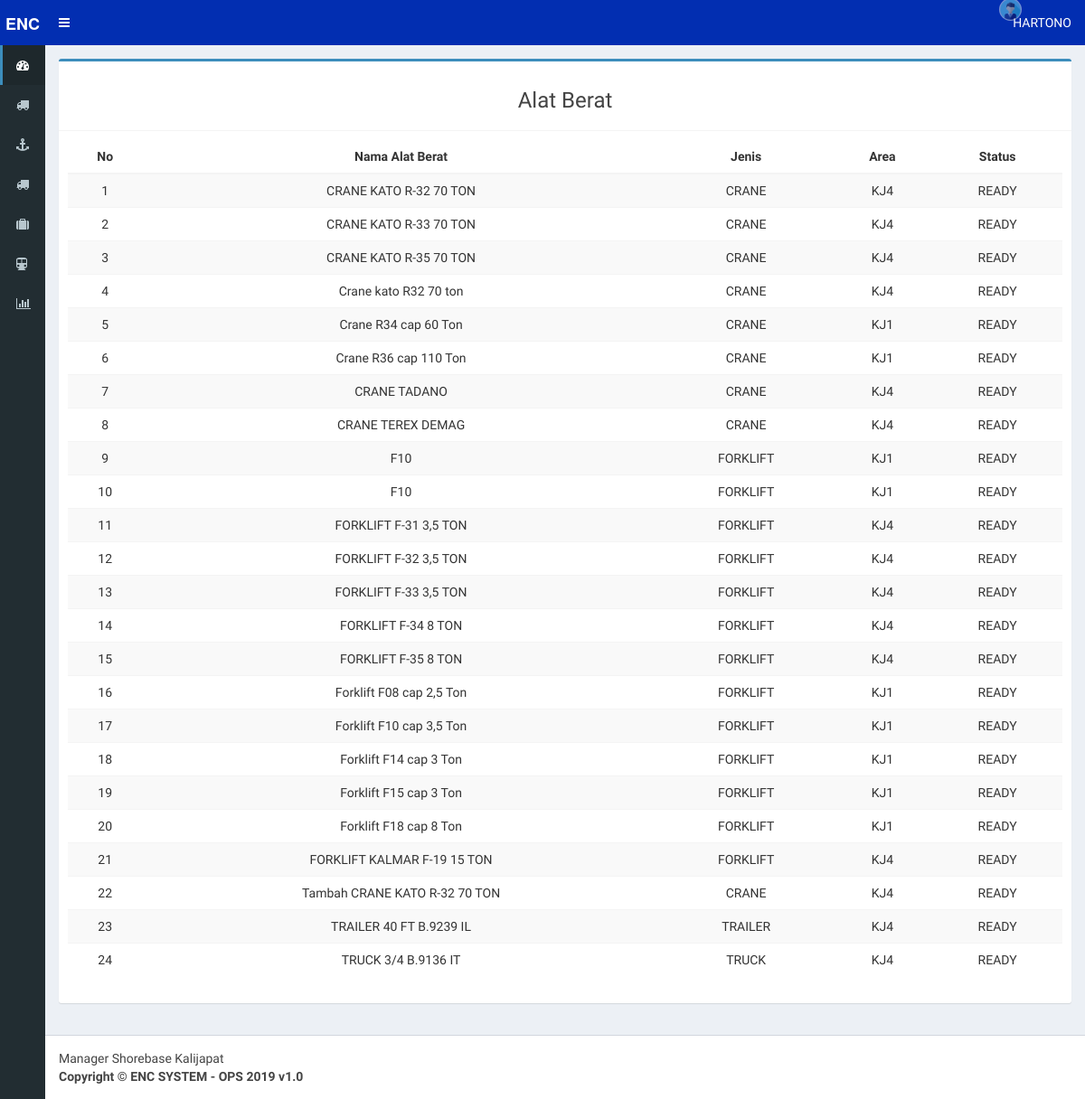
The page /manajer_shorebase/index.php?p=alat_berat (signed in) on the database its author committed.
### tables this page shows
CREATE TABLE `user` (
  `id_user` int(11) NOT NULL AUTO_INCREMENT,
  `username` varchar(20) NOT NULL,
  `password` varchar(255) NOT NULL,
  `nama` varchar(40) NOT NULL,
  `email` varchar(30) NOT NULL,
  `level` enum('unit_pelayanan','admin_gudang','asisten_manajer','manajer_shorebase','admin_ar','mekanik','kasir','pemohon_kas','tax','supervisor','manager_keuangan','direktur') NOT NULL,
  `id_divisi` varchar(15) DEFAULT NULL,
  `manajer` varchar(50) NOT NULL,
  `asmen` varchar(50) DEFAULT NULL,
  `area` varchar(40) NOT NULL,
  PRIMARY KEY (`id_user`)
);

CREATE TABLE `alat_berat` (
  `id_alatberat` int(11) NOT NULL AUTO_INCREMENT,
  `nm_alatberat` varchar(30) NOT NULL,
  `jns_alatberat` varchar(30) NOT NULL,
  `area_alatberat` varchar(20) NOT NULL,
  `status_alatberat` varchar(20) NOT NULL DEFAULT '0',
  PRIMARY KEY (`id_alatberat`)
);

### manajer_shorebase/alat_berat.php (the view, shortened to what this page needs)
<?php
      include "../fungsi/koneksi.php";
	$query = mysqli_query($koneksi, "SELECT * FROM alat_berat ORDER BY nm_alatberat ASC");
?>
<section class="content">
	<div class="row">
		<div class="col-sm-12">
			 <div class="box box-primary">
                <div class="box-header with-border">
                    <h3 class="text-center">Alat Berat</h3>
                </div>
                <div class="box-body">
                	<div class="table-responsive">
                		<table class="table text-center  table table-striped table-hover" id="alat_berat">
                			<thead  >
	                			<tr>
	                				<th>No</th>
	                				<th>Nama Alat Berat</th>
                                    <th>Jenis</th>
                                    <th>Area</th>
                                    <th>Status</th>
	                			</tr>
                			</thead>
                			<tbody>
                				<tr>
                					<?php
                						$no =1 ;
                						if (mysqli_num_rows($query)) {
                							while($row=mysqli_fetch_assoc($query)):
                					 ?>
                						<td> <?= $no; ?> </td>
                						<td> <?= $row['nm_alatberat']; ?> </td>
                                        <td> <?= $row['jns_alatberat']; ?> </td>
                                        <td> <?= $row['area_alatberat']; ?> </td>
                                        <td>
                                        <?php
                                            if ($row['status_alatberat']=="0") {
                                                echo "READY" ;
                                            } else if ($row['status_alatberat']=="1") {
                                                echo "SERVICES" ;
                                            } else if ($row['status_alatberat']=="2") {
                                                echo "REPAIR" ;
                                            } else if ($row['status_alatberat']=="3") {
                                                echo "DOWNTIME" ;
                                            }
                                        ?>
                                        </td>
                				</tr>
                			<?php $no++; endwhile; } ?>
                			</tbody>
                		</table>
                	</div>
                </div>
            </div>
		</div>
	</div>
</section>

### manajer_shorebase/index.php (shortened to what this page needs)
<?php
include "../fungsi/koneksi.php";
$queryNama =  mysqli_query($koneksi, "SELECT nama  from user WHERE username  = '$_SESSION[username]'");
$rowNama = mysqli_fetch_assoc($queryNama);
$Nama = $rowNama['nama'];
?>
<!DOCTYPE html>
<html>
<head>
  <link rel="stylesheet" href="../assets/bootstrap/css/bootstrap.min.css">
  <link href="../assets/bootstrap/css/custom.css" rel="stylesheet">
  <link rel="stylesheet" href="../assets/fa/css/font-awesome.min.css">
  <link rel="stylesheet" href="../assets/dist/css/AdminLTE.min.css">
  <link rel="stylesheet" href="../assets/dist/css/skins/_all-skins.min.css">
  <link rel="stylesheet" href="../assets/plugins/iCheck/flat/blue.css">
  <link rel="stylesheet" href="../assets/plugins/morris/morris.css">
  <link rel="stylesheet" href="../assets/plugins/jvectormap/jquery-jvectormap-1.2.2.css">
  <link rel="stylesheet" href="../assets/plugins/datepicker/datepicker3.css">
  <link rel="stylesheet" href="../assets/plugins/daterangepicker/daterangepicker.css">
  <link rel="stylesheet" href="../assets/plugins/bootstrap-wysihtml5/bootstrap3-wysihtml5.min.css">
  <link rel="stylesheet" href="../assets/plugins/datatables/dataTables.bootstrap.css">
  <link href="https://cdn.jsdelivr.net/npm/select2@4.1.0-beta.1/dist/css/select2.min.css" rel="stylesheet" />
</head>
<body class="hold-transition skin-blue  sidebar-collapse sidebar-mini"">
<div class=" wrapper">
  <header class="main-header">
    <div class="logo">
      <span class="logo-mini"><b>ENC</b></span>
    </div>
    <nav class="navbar navbar-static-top" role="navigation">
      <a href="#" class="sidebar-toggle" data-toggle="offcanvas" role="button">
      </a>
      <div class="navbar-custom-menu">
        <ul class="nav navbar-nav">
          <li class="dropdown user user-menu">
            <a href="#" class="dropdown-toggle" data-toggle="dropdown">
              <img src="../gambar/avatar1.jpg" class="user-image" alt="User Image">
              <span class="hidden-xs"> <?php echo strtoupper($Nama); ?> </span>
            </a>
          </li>
        </ul>
      </div>
    </nav>
  </header>
  <aside class="main-sidebar">
    <section class="sidebar">
      <ul class="sidebar-menu">
        <li class="active treeview">
          <a href="index.php">
            <i class="fa fa-dashboard"></i> <span>Dashboard</span>
          </a>
        </li>
        <li class="treeview">
          <a href="#">
            <i class="fa fa-truck"></i>
          </a>
        </li>
        <li class="treeview">
          <a href="index.php?p=datapesanan">
            <i class="fa fa-anchor"></i>
          </a>
        </li>
        <li class="treeview">
          <a href="index.php?p=datapesanan">
            <i class="fa fa-truck"></i>
          </a>
        </li>
        <li class="treeview">
          <a href="index.php?p=datapesanan">
            <i class="fa fa-suitcase"></i>
          </a>
        </li>
        <li class="treeview">
          <a href="index.php?p=datapesanan">
            <i class="fa fa-subway"></i>
          </a>
        </li>
        <li class="treeview">
          <a href="index.php?p=datapesanan">
            <i class="fa fa-bar-chart"></i>
          </a>
        </li>
      </ul>
    </section>
  </aside>
  <div class="content-wrapper">
    <?php
    include "page.php";
    ?>
  </div>
  <footer class="main-footer">
    <marquee hspace="40" width="full-width">Manager Shorebase Kalijapat</marquee>
    <strong>Copyright &copy; ENC SYSTEM - OPS 2019 v1.0 </strong>
  </footer>
</body>
</html>

### rows shown on the page
user: nama "HARTONO"
alat_berat: nm_alatberat "CRANE KATO R-32 70 TON", jns_alatberat "CRANE", area_alatberat "KJ4", status_alatberat "READY"
alat_berat: nm_alatberat "CRANE KATO R-33 70 TON", jns_alatberat "CRANE", area_alatberat "KJ4", status_alatberat "READY"
alat_berat: nm_alatberat "CRANE KATO R-35 70 TON", jns_alatberat "CRANE", area_alatberat "KJ4", status_alatberat "READY"
alat_berat: nm_alatberat "Crane kato R32 70 ton", jns_alatberat "CRANE", area_alatberat "KJ4", status_alatberat "READY"
alat_berat: nm_alatberat "Crane R34 cap 60 Ton", jns_alatberat "CRANE", area_alatberat "KJ1", status_alatberat "READY"
alat_berat: nm_alatberat "Crane R36 cap 110 Ton", jns_alatberat "CRANE", area_alatberat "KJ1", status_alatberat "READY"
alat_berat: nm_alatberat "CRANE TADANO", jns_alatberat "CRANE", area_alatberat "KJ4", status_alatberat "READY"
alat_berat: nm_alatberat "CRANE TEREX DEMAG", jns_alatberat "CRANE", area_alatberat "KJ4", status_alatberat "READY"
alat_berat: nm_alatberat "F10", jns_alatberat "FORKLIFT", area_alatberat "KJ1", status_alatberat "READY"
alat_berat: nm_alatberat "F10", jns_alatberat "FORKLIFT", area_alatberat "KJ1", status_alatberat "READY"
alat_berat: nm_alatberat "FORKLIFT F-31 3,5 TON", jns_alatberat "FORKLIFT", area_alatberat "KJ4", status_alatberat "READY"
alat_berat: nm_alatberat "FORKLIFT F-32 3,5 TON", jns_alatberat "FORKLIFT", area_alatberat "KJ4", status_alatberat "READY"
alat_berat: nm_alatberat "FORKLIFT F-33 3,5 TON", jns_alatberat "FORKLIFT", area_alatberat "KJ4", status_alatberat "READY"
alat_berat: nm_alatberat "FORKLIFT F-34 8 TON", jns_alatberat "FORKLIFT", area_alatberat "KJ4", status_alatberat "READY"
alat_berat: nm_alatberat "FORKLIFT F-35 8 TON", jns_alatberat "FORKLIFT", area_alatberat "KJ4", status_alatberat "READY"
alat_berat: nm_alatberat "Forklift F08 cap 2,5 Ton", jns_alatberat "FORKLIFT", area_alatberat "KJ1", status_alatberat "READY"
alat_berat: nm_alatberat "Forklift F10 cap 3,5 Ton", jns_alatberat "FORKLIFT", area_alatberat "KJ1", status_alatberat "READY"
alat_berat: nm_alatberat "Forklift F14 cap 3 Ton", jns_alatberat "FORKLIFT", area_alatberat "KJ1", status_alatberat "READY"
alat_berat: nm_alatberat "Forklift F15 cap 3 Ton", jns_alatberat "FORKLIFT", area_alatberat "KJ1", status_alatberat "READY"
alat_berat: nm_alatberat "Forklift F18 cap 8 Ton", jns_alatberat "FORKLIFT", area_alatberat "KJ1", status_alatberat "READY"
alat_berat: nm_alatberat "FORKLIFT KALMAR F-19 15 TON", jns_alatberat "FORKLIFT", area_alatberat "KJ4", status_alatberat "READY"
alat_berat: nm_alatberat "Tambah CRANE KATO R-32 70 TON", jns_alatberat "CRANE", area_alatberat "KJ4", status_alatberat "READY"
alat_berat: nm_alatberat "TRAILER 40 FT B.9239 IL", jns_alatberat "TRAILER", area_alatberat "KJ4", status_alatberat "READY"
alat_berat: nm_alatberat "TRUCK 3/4 B.9136 IT", jns_alatberat "TRUCK", area_alatberat "KJ4", status_alatberat "READY"
